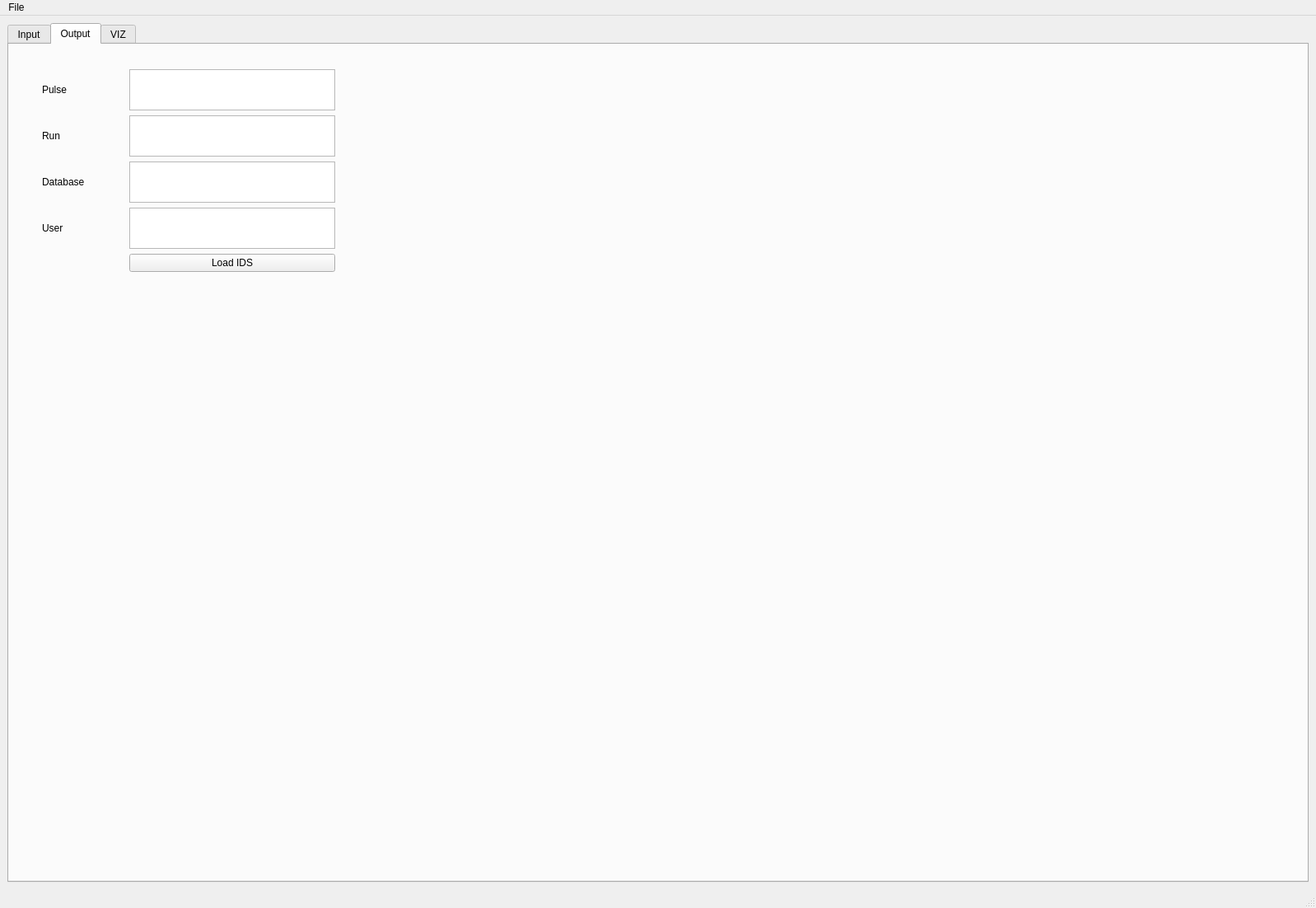
<?xml version="1.0" encoding="UTF-8"?>
<ui version="4.0">
 <class>MainWindow</class>
 <widget class="QMainWindow" name="MainWindow">
  <property name="geometry">
   <rect>
    <x>0</x>
    <y>0</y>
    <width>1598</width>
    <height>1102</height>
   </rect>
  </property>
  <property name="windowTitle">
   <string>DINA</string>
  </property>
  <widget class="QWidget" name="centralwidget">
   <layout class="QVBoxLayout" name="verticalLayout">
    <item>
     <widget class="QTabWidget" name="tabWidget">
      <property name="currentIndex">
       <number>1</number>
      </property>
      <widget class="QWidget" name="tabInput">
       <attribute name="title">
        <string>Input</string>
       </attribute>
       <widget class="QTabWidget" name="tabWidgetInput">
        <property name="geometry">
         <rect>
          <x>10</x>
          <y>380</y>
          <width>1421</width>
          <height>541</height>
         </rect>
        </property>
        <property name="currentIndex">
         <number>4</number>
        </property>
        <widget class="QWidget" name="tabControlData">
         <attribute name="title">
          <string>Controller Data</string>
         </attribute>
        </widget>
        <widget class="QWidget" name="tabExternalData">
         <attribute name="title">
          <string>External Data</string>
         </attribute>
        </widget>
        <widget class="QWidget" name="tabGeneralData">
         <attribute name="title">
          <string>General Data</string>
         </attribute>
        </widget>
        <widget class="QWidget" name="tabDINAData">
         <attribute name="title">
          <string>DINA Data</string>
         </attribute>
        </widget>
        <widget class="QWidget" name="tabTokamakData">
         <attribute name="title">
          <string>Tokamak Data</string>
         </attribute>
        </widget>
       </widget>
       <widget class="QWidget" name="gridLayoutWidget_3">
        <property name="geometry">
         <rect>
          <x>0</x>
          <y>0</y>
          <width>591</width>
          <height>351</height>
         </rect>
        </property>
        <layout class="QGridLayout" name="layoutInputSetup" rowstretch="0,0,0,0,0,0,0,0,0,0,0">
         <item row="10" column="0">
          <layout class="QGridLayout" name="gridLayout">
           <item row="0" column="0">
            <widget class="QLabel" name="labelInputPulse">
             <property name="text">
              <string>Pulse</string>
             </property>
            </widget>
           </item>
           <item row="1" column="1">
            <widget class="QLineEdit" name="lineInputRun"/>
           </item>
           <item row="0" column="1">
            <widget class="QLineEdit" name="lineInputPulse"/>
           </item>
           <item row="1" column="0">
            <widget class="QLabel" name="labelInputRun">
             <property name="text">
              <string>Run</string>
             </property>
            </widget>
           </item>
           <item row="2" column="0">
            <widget class="QLabel" name="labelInputTokamak">
             <property name="text">
              <string>Tokamak</string>
             </property>
            </widget>
           </item>
           <item row="2" column="1">
            <widget class="QLineEdit" name="lineInputTokamak"/>
           </item>
          </layout>
         </item>
         <item row="8" column="0">
          <widget class="QPushButton" name="btnSave">
           <property name="text">
            <string>Save to work directory</string>
           </property>
          </widget>
         </item>
         <item row="9" column="0">
          <widget class="QLabel" name="label_2">
           <property name="text">
            <string/>
           </property>
          </widget>
         </item>
         <item row="5" column="0">
          <widget class="QLabel" name="label">
           <property name="text">
            <string/>
           </property>
          </widget>
         </item>
         <item row="4" column="0">
          <widget class="QPushButton" name="btnLoad">
           <property name="text">
            <string>Load setups</string>
           </property>
          </widget>
         </item>
         <item row="7" column="0">
          <widget class="QLabel" name="labelDirSave">
           <property name="text">
            <string>Select DINA work directory</string>
           </property>
          </widget>
         </item>
         <item row="3" column="0">
          <widget class="QLabel" name="labelDirLoad">
           <property name="text">
            <string>Select setups source folder</string>
           </property>
          </widget>
         </item>
        </layout>
       </widget>
      </widget>
      <widget class="QWidget" name="tabOutput">
       <attribute name="title">
        <string>Output</string>
       </attribute>
       <widget class="QWidget" name="gridLayoutWidget_2">
        <property name="geometry">
         <rect>
          <x>40</x>
          <y>30</y>
          <width>401</width>
          <height>271</height>
         </rect>
        </property>
        <layout class="QGridLayout" name="gridLayout_2">
         <property name="sizeConstraint">
          <enum>QLayout::SetMinAndMaxSize</enum>
         </property>
         <property name="horizontalSpacing">
          <number>6</number>
         </property>
         <item row="3" column="1">
          <widget class="QPlainTextEdit" name="textUser">
           <property name="sizePolicy">
            <sizepolicy hsizetype="Expanding" vsizetype="Expanding">
             <horstretch>0</horstretch>
             <verstretch>0</verstretch>
            </sizepolicy>
           </property>
           <property name="maximumSize">
            <size>
             <width>250</width>
             <height>50</height>
            </size>
           </property>
          </widget>
         </item>
         <item row="1" column="0">
          <widget class="QLabel" name="labelRun">
           <property name="maximumSize">
            <size>
             <width>100</width>
             <height>50</height>
            </size>
           </property>
           <property name="text">
            <string>Run</string>
           </property>
          </widget>
         </item>
         <item row="0" column="0">
          <widget class="QLabel" name="labelPulse">
           <property name="maximumSize">
            <size>
             <width>100</width>
             <height>50</height>
            </size>
           </property>
           <property name="text">
            <string>Pulse</string>
           </property>
          </widget>
         </item>
         <item row="0" column="1">
          <widget class="QTextEdit" name="textPulse">
           <property name="maximumSize">
            <size>
             <width>250</width>
             <height>50</height>
            </size>
           </property>
          </widget>
         </item>
         <item row="1" column="1">
          <widget class="QPlainTextEdit" name="textRun">
           <property name="maximumSize">
            <size>
             <width>250</width>
             <height>50</height>
            </size>
           </property>
          </widget>
         </item>
         <item row="2" column="1">
          <widget class="QPlainTextEdit" name="textBase">
           <property name="maximumSize">
            <size>
             <width>250</width>
             <height>50</height>
            </size>
           </property>
          </widget>
         </item>
         <item row="2" column="0">
          <widget class="QLabel" name="labelBase">
           <property name="maximumSize">
            <size>
             <width>100</width>
             <height>50</height>
            </size>
           </property>
           <property name="text">
            <string>Database</string>
           </property>
          </widget>
         </item>
         <item row="3" column="0">
          <widget class="QLabel" name="labelUser">
           <property name="maximumSize">
            <size>
             <width>100</width>
             <height>50</height>
            </size>
           </property>
           <property name="text">
            <string>User</string>
           </property>
          </widget>
         </item>
         <item row="4" column="1">
          <widget class="QPushButton" name="btnLoadIDS">
           <property name="maximumSize">
            <size>
             <width>250</width>
             <height>16777215</height>
            </size>
           </property>
           <property name="text">
            <string>Load IDS</string>
           </property>
          </widget>
         </item>
         <item row="4" column="0">
          <widget class="QLabel" name="labelIDSInfo">
           <property name="maximumSize">
            <size>
             <width>100</width>
             <height>50</height>
            </size>
           </property>
           <property name="text">
            <string/>
           </property>
          </widget>
         </item>
        </layout>
       </widget>
      </widget>
      <widget class="QWidget" name="tabVIZ">
       <attribute name="title">
        <string>VIZ</string>
       </attribute>
       <widget class="QWidget" name="gridLayoutWidget">
        <property name="geometry">
         <rect>
          <x>0</x>
          <y>0</y>
          <width>1571</width>
          <height>1011</height>
         </rect>
        </property>
        <layout class="QGridLayout" name="gridLayout_3"/>
       </widget>
      </widget>
     </widget>
    </item>
   </layout>
  </widget>
  <widget class="QMenuBar" name="menubar">
   <property name="geometry">
    <rect>
     <x>0</x>
     <y>0</y>
     <width>1598</width>
     <height>20</height>
    </rect>
   </property>
   <widget class="QMenu" name="menuFile">
    <property name="title">
     <string>File</string>
    </property>
   </widget>
   <addaction name="menuFile"/>
  </widget>
  <widget class="QStatusBar" name="statusbar"/>
 </widget>
 <resources/>
 <connections/>
</ui>
